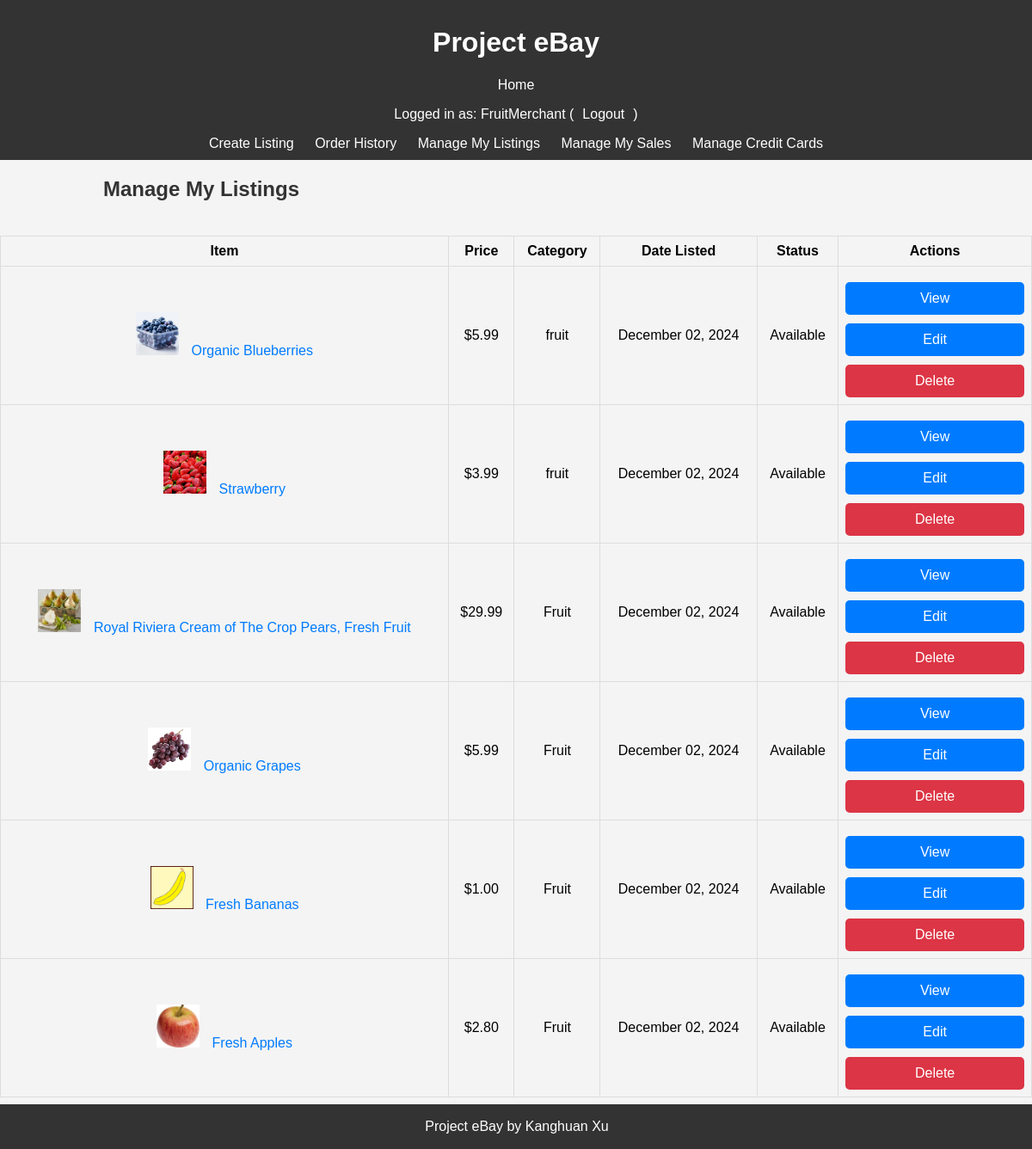
Screenshot of /listings/manage/ (signed in) with the database file from the repository.
### project/models.py (models this page shows, shortened)
class Listing(models.Model):
    name = models.CharField(max_length=200) # Name of the item.
    description = models.TextField() # Description of the item.
    price = models.DecimalField(max_digits=10, decimal_places=2) # Price of the item, with validation in clean method.
    image = models.ImageField(upload_to='listing_images/', blank=True, null=True) # Optional image for the item.
    category = models.CharField(max_length=100) # Category the item belongs to.
    created_at = models.DateTimeField(auto_now_add=True) # Records when the listing was created.
    expires_at = models.DateTimeField() # When the listing expires.
    user = models.ForeignKey(User, on_delete=models.CASCADE, related_name="listings")  # The user who posted the listing.
    sold = models.BooleanField(default=False)  # Indicates if the item has been sold.
    quantity = models.PositiveIntegerField(default=1)  # Quantity of the item available.
    def clean(self):
        if self.price < 0:
            raise ValidationError("Price cannot be negative.")
        if self.price > 99999:
            raise ValidationError("Price cannot exceed 99999.")

### project/views.py (the view)
# urls.py: path('listings/manage/', ManageListingsView.as_view(), name='manage_listings'),
class ManageListingsView(LoginRequiredMixin, View):
    def get(self, request, *args, **kwargs):
        listings = Listing.objects.filter(user=request.user).order_by('-created_at')
        return render(request, 'project/manage_listings.html', {
            'listings': listings,
        })

### project/templates/project/manage_listings.html (shortened to what this page needs)
{% extends 'project/base.html' %}
{% block content %}
<div class="container">
    <h2>Manage My Listings</h2>
    <table class="order-history-table">
        <thead>
            <tr>
                <th>Item</th>
                <th>Price</th>
                <th>Category</th>
                <th>Date Listed</th>
                <th>Status</th>
                <th>Actions</th>
            </tr>
        </thead>
        <tbody>
            {% for listing in listings %}
                <tr>
                    <td>
                        <a href="{% url 'listing_detail' listing.id %}">
                            {% if listing.image %}
                                <img src="{{ listing.image.url }}" alt="{{ listing.name }}" style="width: 50px; height: 50px; object-fit: cover; margin-right: 10px;">
                            {% endif %}
                            {{ listing.name }}
                        </a>
                    </td>
                    <td>${{ listing.price }}</td>
                    <td>{{ listing.category }}</td>
                    <td>{{ listing.created_at|date:"F d, Y" }}</td>
                    <td>{{ listing.sold|yesno:"Sold,Available" }}</td>
                    <td>
                        <a href="{% url 'listing_detail' listing.id %}" ><button class="btn btn-primary">View</button></a>
                        <a href="{% url 'edit_listing' listing.id %}"><button class="btn btn-primary">Edit </button></a>
                        <form method="post" action="{% url 'delete_listing' listing.id %}" style="display:inline;">
                            <button type="submit" class="btn btn-danger btn-sm" onclick="return confirm('Are you sure you want to delete this listing?');">Delete</button>
                        </form>
                    </td>
                </tr>
            {% empty %}
                <tr>
                    <td colspan="6">You have not created any listings yet.</td>
                </tr>
            {% endfor %}
        </tbody>
    </table>
</div>
{% endblock %}

### project/templates/project/base.html (shortened to what this page needs)
<html lang="en">
<head>
</head>
<body>
    <header>
        <h1>Project eBay</h1>
        <nav>
            <a href="/">Home</a>
            {% if user.is_authenticated %}
            <p>Logged in as: {{user.username}} (<a href="{% url 'logout' %}">Logout</a>)</p>
            <a href="{% url 'create_listing' %}">Create Listing</a>
            <a href="{% url 'order_history' %}">Order History</a>
            <a href="{% url 'manage_listings' %}">Manage My Listings</a>
            <a href="{% url 'manage_sales' %}">Manage My Sales</a>
            <a href="{% url 'manage_credit_cards' %}">Manage Credit Cards</a>
            {% else %}
            <a href="{% url 'login' %}">Login</a>
            <a href="{% url 'register' %}">Register</a>
            {% endif %}
        </nav>
    </header>
    <main>
        {% block content %}{% endblock %}
    </main>
    <footer>
        <p>Project eBay by Kanghuan Xu {{ current_year }}</p>
    </footer>
</body>
</html>

### project/templates/project/base.html (style rules this page uses)
body { font-family: Arial, sans-serif; margin: 0; padding: 0; background-color: #f4f4f4; padding-bottom: 60px; }
header { background-color: #333; color: #fff; padding: 10px 20px; text-align: center; }
header nav a { color: #fff; margin: 0 10px; text-decoration: none; }
footer { background-color: #333; color: #fff; text-align: center; padding: 1px; position: fixed; width: 100%; bottom: 0; z-index: 1000; }
h2 { font-size: 1.5rem; font-weight: bold; padding: 20px; margin: 0; color: #333; text-align: left; padding-left: 10%; }
.btn { width: 100%; padding: 10px; font-size: 1rem; color: white; background-color: #333; border: none; border-radius: 5px; cursor: pointer; text-align: center; }
.btn { margin-top: 10px; display: inline-block; }
.order-history-table { width: 100%; border-collapse: collapse; margin-top: 20px; }
.order-history-table th, .order-history-table td { border: 1px solid #ddd; padding: 8px; text-align: center; }
.order-history-table th { background-color: #f4f4f4; font-weight: bold; }
.order-history-table a { text-decoration: none; color: #007bff; }
.btn-primary { background-color: #007bff; color: #fff; text-decoration: none; }
.btn-danger { background-color: #dc3545; color: #fff; text-decoration: none; }

### rows the page displays
Listing: image (picture), name "Organic Blueberries", price "5.99", category "fruit", created_at "December 02, 2024", sold "Available"
Listing: image (picture), name "Strawberry", price "3.99", category "fruit", created_at "December 02, 2024", sold "Available"
Listing: image (picture), name "Royal Riviera Cream of The Crop Pears, Fresh Fruit", price "29.99", category "Fruit", created_at "December 02, 2024", sold "Available"
Listing: image (picture), name "Organic Grapes", price "5.99", category "Fruit", created_at "December 02, 2024", sold "Available"
Listing: image (picture), name "Fresh Bananas", price "1.00", category "Fruit", created_at "December 02, 2024", sold "Available"
Listing: image (picture), name "Fresh Apples", price "2.80", category "Fruit", created_at "December 02, 2024", sold "Available"

### other values shown
{{ user.username }} "FruitMerchant"
